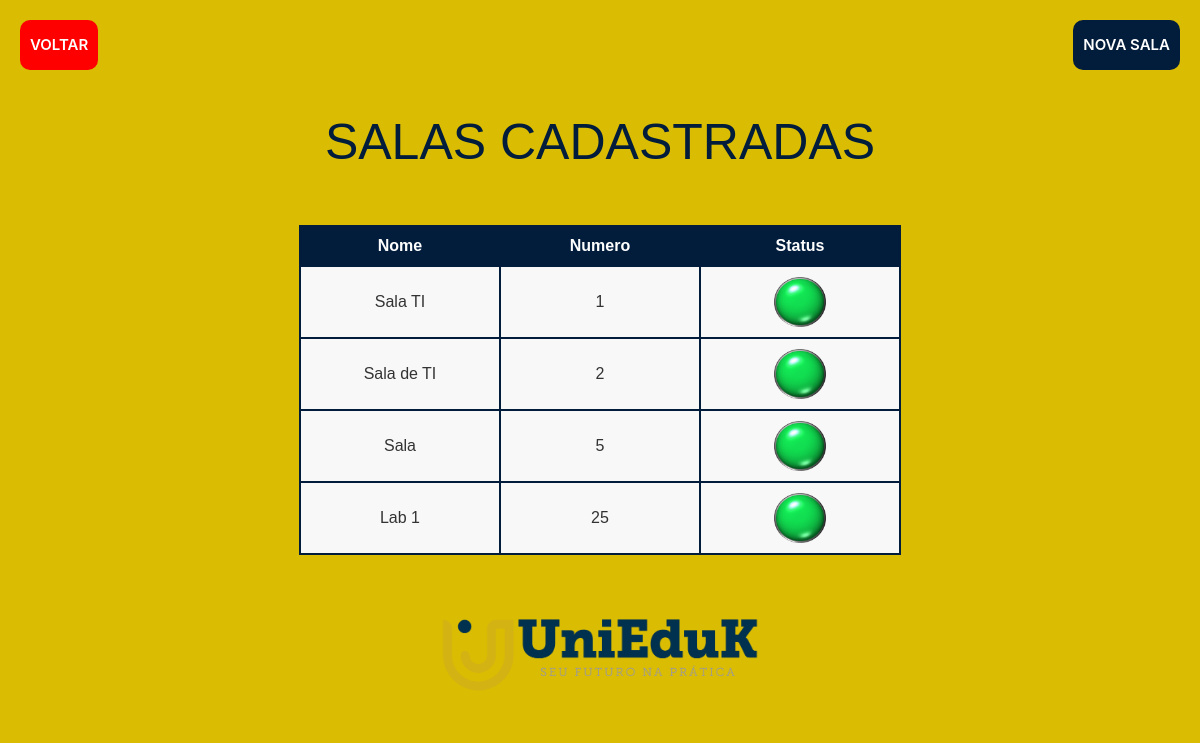
/listaSalas.php, run on the app's committed database.
### tables this page shows
CREATE TABLE `sala` (
  `id` int(11) NOT NULL,
  `nomeS` varchar(50) NOT NULL,
  `numero` int(11) NOT NULL,
  `status` int(11) NOT NULL
);

### web/listaSalas.php (the view, shortened to what this page needs)
<?php
include_once("conexao.php");
$result_veiculos = "SELECT * FROM sala ORDER BY numero ASC";
$result_veiculos = mysqli_query ($conn, $result_veiculos);
?>
<html lang="pt-br">
<head>
<link rel="stylesheet" href="https://netdna.bootstrapcdn.com/bootstrap/3.1.1/css/bootstrap.min.css">
<link rel="stylesheet" href="../TCC/CSS/listagem.css">
</head>
<body>
    <div class="buttonExitLoc">
        <button class="button-exit" onclick="history.back()">VOLTAR</button>
    </div>
    <div class="buttonCadastroLoc">
        <button class="button-novoCurso" onclick="location.href='../TCC/cadastrarSala.php';">NOVA SALA</button>
    </div>
    <header>
        <h1>SALAS CADASTRADAS</h1>
    </header>
    <div class="container-fluid inner">
        <table class="tableizer-table">
            <tr class="tableizer-firstrow">
                <th>Nome</th>
                <th>Numero</th>
                <th>Status</th>
            </tr>
            <?php
                while($row_veiculo = mysqli_fetch_assoc($result_veiculos)){
                    ?>
                    <tr>
                        <td><?php echo   $row_veiculo['nomeS'] ;?></td>
                        <td><?php echo  $row_veiculo['numero'] ;?></td>
                        <td><img height="50px" src="<?php echo  $row_veiculo['status'] ;?>.gif" /></td>
                    </tr>
                        <?php
                }?>
        </table>
    </div>
    <footer>
        <div class="logo">
            <img src="imagens/logo.png" id="logo" alt="UNIFAJ" />
        </div>
    </footer>
</body>

### web/CSS/listagem.css (style rules this page uses)
body { font: 400 16px 'Muli', sans-serif !important; margin: 0; padding: 0; background-color: #dabd03; }
header { margin: 0; max-width: 100%; padding: 5px; text-align: center; overflow: auto; }
#logo { width: 30%; text-align: center; }
.logo { text-align: center; }
h1 { text-align: center; font-size: 50px; color: #021c3c; }
.inner { padding: 30px; }
table { margin: 10px auto; }
table > tbody > tr.tableizer-firstrow > th { padding: 10px; background: #021c3c; border: 2px solid #021c3c; color: white; text-align: center; }
body > div.container-fluid.inner > table > tbody > tr > td { border: 2px solid #021c3c; width: 200px; padding: 10px; background: #f8f8f8; text-align: center; }
.buttonExitLoc { position: relative; margin: 20px; }
.buttonCadastroLoc { position:absolute; text-align: center; right: 20px; top: 20px; }
.button-exit { align-items: center; background-color: #ff0000; border: 0; border-radius: 10px; box-sizing: border-box; color: #ffffff; cursor: pointer; display: inline-flex; font-family: -apple-system, system-ui, system-ui, "Segoe UI", Roboto, "Helvetica Neue", "Fira Sans", Ubuntu, Oxygen, "Oxygen Sans", Cantarell, "Droid Sans", "Apple Color Emoji", "Segoe UI Emoji", "Segoe UI Symbol", "Lucida Grande", Helvetica, Arial, sans-serif; font-size: 15px; font-weight: 600; justify-content: center; line-height: 50px; max-width: 480px; min-height: 40px; min-width: 0px; overflow: hidden; padding: 0px; padding-left: 10px; padding-right: 10px; text-align: center; touch-action: manipulation; transition: background-color 0.167s cubic-bezier(0.4, 0, 0.2, 1) 0s, box-shadow 0.167s cubic-bezier(0.4, 0, 0.2, 1) 0s, color 0.167s cubic-bezier(0.4, 0, 0.2, 1) 0s; user-select: none; -webkit-user-select: none; vertical-align: middle; }
.button-novoCurso { align-items: center; background-color: #021c3c; border: 0; border-radius: 10px; box-sizing: border-box; color: #ffffff; cursor: pointer; display: inline-flex; font-family: -apple-system, system-ui, system-ui, "Segoe UI", Roboto, "Helvetica Neue", "Fira Sans", Ubuntu, Oxygen, "Oxygen Sans", Cantarell, "Droid Sans", "Apple Color Emoji", "Segoe UI Emoji", "Segoe UI Symbol", "Lucida Grande", Helvetica, Arial, sans-serif; font-size: 15px; font-weight: 600; justify-content: center; line-height: 50px; max-width: 480px; min-height: 40px; min-width: 0px; overflow: hidden; padding: 0px; padding-left: 10px; padding-right: 10px; text-align: center; touch-action: manipulation; transition: background-color 0.167s cubic-bezier(0.4, 0, 0.2, 1) 0s, box-shadow 0.167s cubic-bezier(0.4, 0, 0.2, 1) 0s, color 0.167s cubic-bezier(0.4, 0, 0.2, 1) 0s; user-select: none; -webkit-user-select: none; vertical-align: middle; }

### data on the page
sala: nomeS "Sala TI", numero "1"
sala: nomeS "Sala de TI", numero "2"
sala: nomeS "Sala", numero "5"
sala: nomeS "Lab 1", numero "25"
